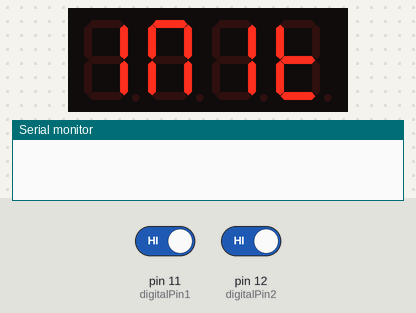
Recording of a sketch running on a simulated Arduino Uno, built with avr-gcc and run on an emulated ATmega328P. On the bench: 4-digit seven-segment display, the last lines printed to the serial monitor. Wiring (inferred from the names in the program): TM1637 display: clock pin 4; DIO pin 5. Inputs (shaded band) come from the test bench; at power-on: pin 12 (digitalPin2) HIGH, pin 11 (digitalPin1) HIGH.

Above: at 1.8 s.
1.9 s: pin 12 (digitalPin2) driven LOW
At 2.4 s:
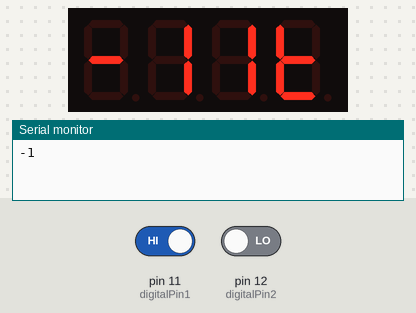
At 2.9 s:
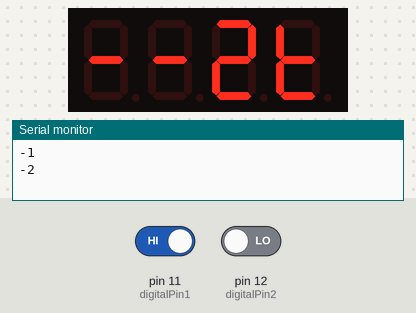
4.9 s: pin 11 (digitalPin1) driven LOW
At 13.3 s:
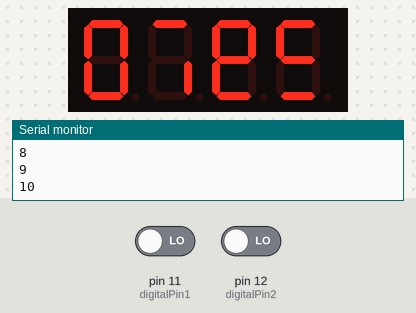
Timing chart, 0 to 13.9 s (numbered marks = the images above; inputs shaded):
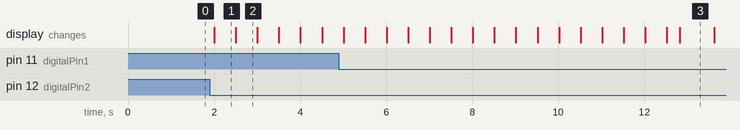

Measured:
- after the input at 1.9 s, the display: changes after 0.10 s (image 1)
- what the display in image 1 shows lasts 0.5 s, from 2.0 s to 2.5 s

The sketch:

porekt1_MARK_1.ino
```cpp
// include the SevenSegmentTM1637 library
#include "SevenSegmentTM1637.h"
#include "SevenSegmentExtended.h"

/* initialize global TM1637 Display object
*  The constructor takes two arguments, the number of the clock pin and the digital output pin:
* SevenSegmentTM1637(byte pinCLK, byte pinDIO);
*/
const byte PIN_CLK = 4;   // define CLK pin (any digital pin)
const byte PIN_DIO = 5;   // define DIO pin (any digital pin)
SevenSegmentExtended      display(PIN_CLK, PIN_DIO);
int digitalPin1 = 11;
int digitalPin2 = 12;
int position1;
int position2;
int count = 0;

// run setup code
void setup() {
  Serial.begin(9600);         // initializes the Serial connection @ 9600 baud
  display.begin();            // initializes the display
  display.setBacklight(100);  // set the brightness to 100 %
  display.print("INIT");
  pinMode(digitalPin1, INPUT);
  pinMode(digitalPin2, INPUT);
  Serial.begin(9600);
};

// run loop (forever)
void loop() {
 position1 = digitalRead(digitalPin1);
 position2 = digitalRead(digitalPin2);

  if ( position1 == 0) {
     count++;
     Serial.println(count);
     display.print(count);

 } else if (position2 == 0) {

      count--;
      Serial.println(count);
      display.print(count);
 }
    delay(500);
};
```

SevenSegmentExtended.h
```cpp
// (licence header left out)
#ifndef SevenSegmentExtended_H
#define SevenSegmentExtended_H

#if ARDUINO >= 100
 #include <Arduino.h>
#else
 #include <WProgram.h>
#endif

#include "SevenSegmentTM1637.h"

class SevenSegmentExtended : public SevenSegmentTM1637 {

public:
SevenSegmentExtended(uint8_t pinClk, uint8_t pinDIO);
/* Prints given time to the display
@param [in] hour        hours or minutes
@param [in] min         minutes or seconds
*/
void    printTime(uint8_t hour, uint8_t min, bool blink = false);
/* Prints given time to the display
@param [in] t           time given as an int, e.g. 1643 prints 16:43
*/
void    printTime(uint16_t t, bool blink);
/* Print two one or two digit numbers to the display
* Prints a number to the left and right of the display
*
@param [in] leftCounter   the number on the left side of the display
@param [in] rightcounter  the numnber on the right side of the display
@param [in] zeroPadding   optional: pad counters with zero
*/
void    printDualCounter(int8_t leftCounter, int8_t rightCounter, bool zeroPadding = false);

};
#endif
```

Source omitted: SevenSegmentTM1637.h (19658 bytes)
